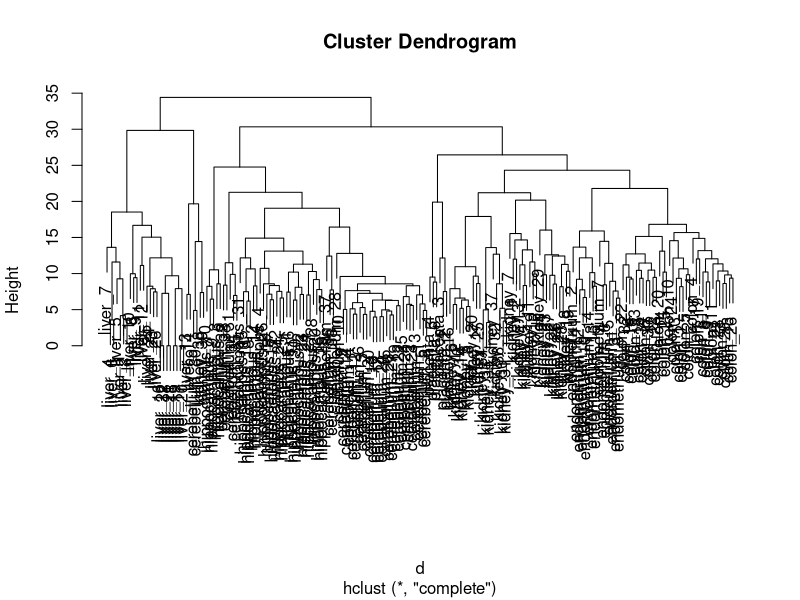

This chart was generated by the following R code:
library(dplyr)
library(dslabs)
library(lattice)
library(caret)

data("tissue_gene_expression")

d<- dist(tissue_gene_expression$x - rowMeans(tissue_gene_expression$x))

h <- hclust(d)
plot(h)

cl <- kmeans(tissue_gene_expression$x, centers = 7)
table(cl$cluster, tissue_gene_expression$y)

library(RColorBrewer)
sds <- matrixStats::colSds(tissue_gene_expression$x)
ind <- order(sds, decreasing = TRUE)[1:50]
colors <- brewer.pal(7, "Dark2")[as.numeric(tissue_gene_expression$y)]
